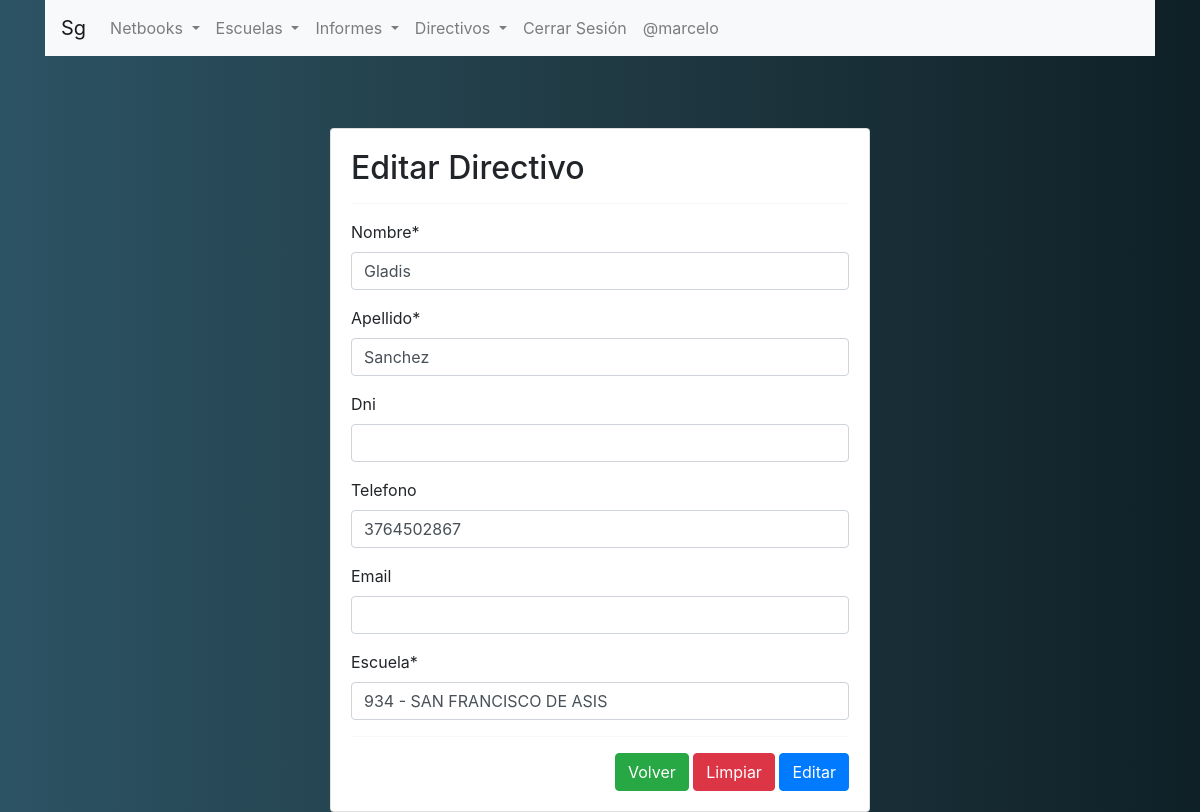
Screenshot of /modificar-directivo/2/ (signed in) with the database file from the repository.
### app001/models.py (models this page shows, shortened)
class Directivo(models.Model):
    nombre = models.CharField(max_length=100)
    apellido = models.CharField(max_length=100)
    dni = models.CharField(max_length=100, blank=True)
    telefono = models.CharField(max_length=100, blank=True)
    email = models.EmailField(blank=True)
    escuela = models.ForeignKey(
        Escuela, on_delete=models.DO_NOTHING, blank=False)

class Escuela(models.Model):
    nombre = models.CharField(max_length=200, blank=True)
    cue = models.IntegerField(blank=True)
    cuise = models.IntegerField()
    direccion = models.CharField(max_length=200, blank=True)
    localidad = models.CharField(max_length=200, blank=True)
    departamento = models.CharField(max_length=200, blank=True)
    referente = models.ForeignKey(
        User, on_delete=models.DO_NOTHING, blank=True)
    detalle = models.TextField(blank=True)
    def __str__(self):
        return f"{self.cuise} - {self.nombre}"

### app001/views.py (the view, shortened to what this page needs)
@permission_required('app001.change_directivo')
def modificar_directivo(request, id):
    directivo = get_object_or_404(Directivo, id=id)
    data = {
        'form': DirectivoForm(instance=directivo)
    }
    return render(request, 'app001/directivo/modificar.html', data)

### app001/forms.py
class DirectivoForm(forms.ModelForm):
    class Meta:
        model = Directivo
        fields = '__all__'

### app001/templates/app001/directivo/modificar.html (shortened to what this page needs)
{% extends "app001/layout.html" %} {% block body %} {% load crispy_forms_tags %}
<br /><br />
<div class="row">
  <div class="col-12 col-md-6 offset-md-3">
    <div class="card">
      <div class="card-body">
        <h2>Editar Directivo</h2>
        <hr />
        <form action="" method="post">
          {% csrf_token %} {{form | crispy}}
          <hr />
          <div class="d-flex justify-content-end">
            <a
              class="btn btn-success"
              href="{% url 'app001:listar_directivos' %}"
              >Volver</a
            >
            <input type="reset" value="Limpiar" class="btn btn-danger" />
            <input type="submit" value="Editar" class="btn btn-primary" />
          </div>
        </form>
      </div>
    </div>
  </div>
</div>
{% endblock %}

### app001/templates/app001/layout.html (shortened to what this page needs)
{% load static %}
<!DOCTYPE html>
<html lang="en">
  <head>
    <link rel="stylesheet" href="{% static 'app001/css/bootstrap.min.css' %}" />
    <link
      rel="stylesheet"
      href="{% static 'app001/css/font-awesome.min.css' %}"
    />
    <link
      rel="stylesheet"
      href="https://cdn.jsdelivr.net/npm/bootstrap@4.6.1/dist/css/bootstrap.min.css"
    />
  </head>
  <body style="background: #0F2027;
  background: -webkit-linear-gradient(to right, #2C5364, #203A43, #0F2027);
  background: linear-gradient(to right, #2C5364, #203A43, #0F2027);">
    <div class="container">
    <nav class="navbar navbar-expand-lg navbar-light bg-light">
      <a class="navbar-brand" href="{% url 'app001:index' %}">Sg</a>
      <div class="collapse navbar-collapse" id="navbarSupportedContent">
        <ul class="navbar-nav mr-auto">
          <li class="nav-item dropdown">
            <a
              class="nav-link dropdown-toggle"
              href="#"
              id="navbarDropdown"
              role="button"
              data-toggle="dropdown"
              aria-expanded="false"
            >
              Netbooks
            </a>
          </li>
          <li class="nav-item dropdown">
            <a
              class="nav-link dropdown-toggle"
              href="#"
              id="navbarDropdown"
              role="button"
              data-toggle="dropdown"
              aria-haspopup="true"
              aria-expanded="false"
            >
              Escuelas
            </a>
          </li>
          <li class="nav-item dropdown">
            <a
              class="nav-link dropdown-toggle"
              href="#"
              id="navbarDropdown"
              role="button"
              data-toggle="dropdown"
              aria-haspopup="true"
              aria-expanded="false"
            >
              Informes
            </a>
          </li>
          <li class="nav-item dropdown">
            <a
              class="nav-link dropdown-toggle"
              href="#"
              id="navbarDropdown"
              role="button"
              data-toggle="dropdown"
              aria-haspopup="true"
              aria-expanded="false"
            >
              Directivos
            </a>
          </li>
          {% if user.is_authenticated %}
              <li class="nav-item">
                <a class="nav-link" href="{% url 'logout' %}">Cerrar Sesión</a>
              </li>
              <li class="nav-item">
                <a class="nav-link" href="#">@{{user.username}}</a>
              </li class="nav-item">
              {% endif %}
        </ul>
      </div>
    </nav>
  </div>
    <br />
    <div class="container">{% block body %} {% endblock %}</div>
  </body>
</html>

### rows the page displays
Directivo: nombre "Gladis", apellido "Sanchez", telefono "3764502867", escuela "934 - SAN FRANCISCO DE ASIS"

### other values shown
{{ user.username }} "marcelo"
